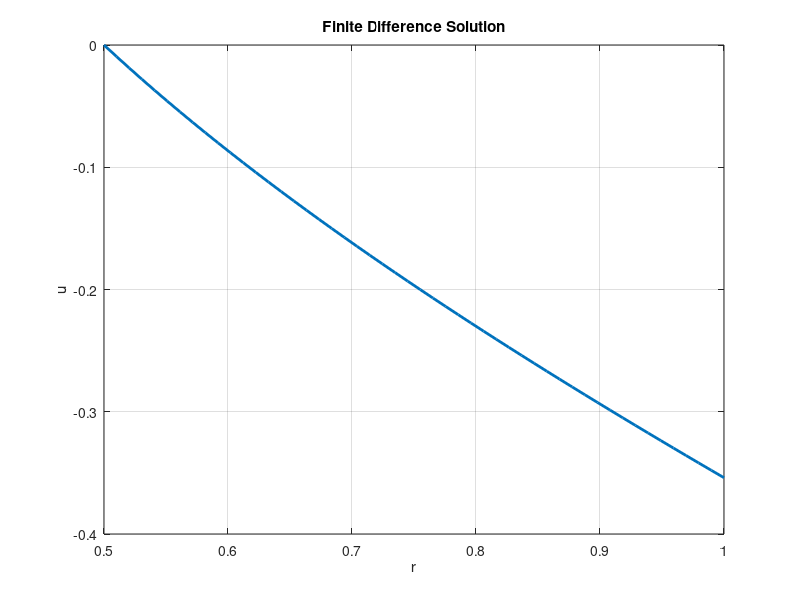

The MATLAB source for this figure:
clear; clc;

nu = 0.3;

N = 50;

r = linspace(0.5,1,N)';
h = r(2)-r(1);

A = zeros(N,N);
b = zeros(N,1);

A(1,1) = 1;
b(1) = 0;

for i = 2:N-1

    ri = r(i);

    A(i,i-1) = 1/h^2 - 1/(2*h*ri);

    A(i,i) = -2/h^2 - 1/ri^2;

    A(i,i+1) = 1/h^2 + 1/(2*h*ri);

end

A(N,N-1) = -(1-nu)/h;
A(N,N)   = (1-nu)/h + nu;

b(N) = -(1+nu)*(1-2*nu);

uFD = A\b;

plot(r,uFD,'LineWidth',2)
xlabel('r')
ylabel('u')
title('Finite Difference Solution')
grid on
